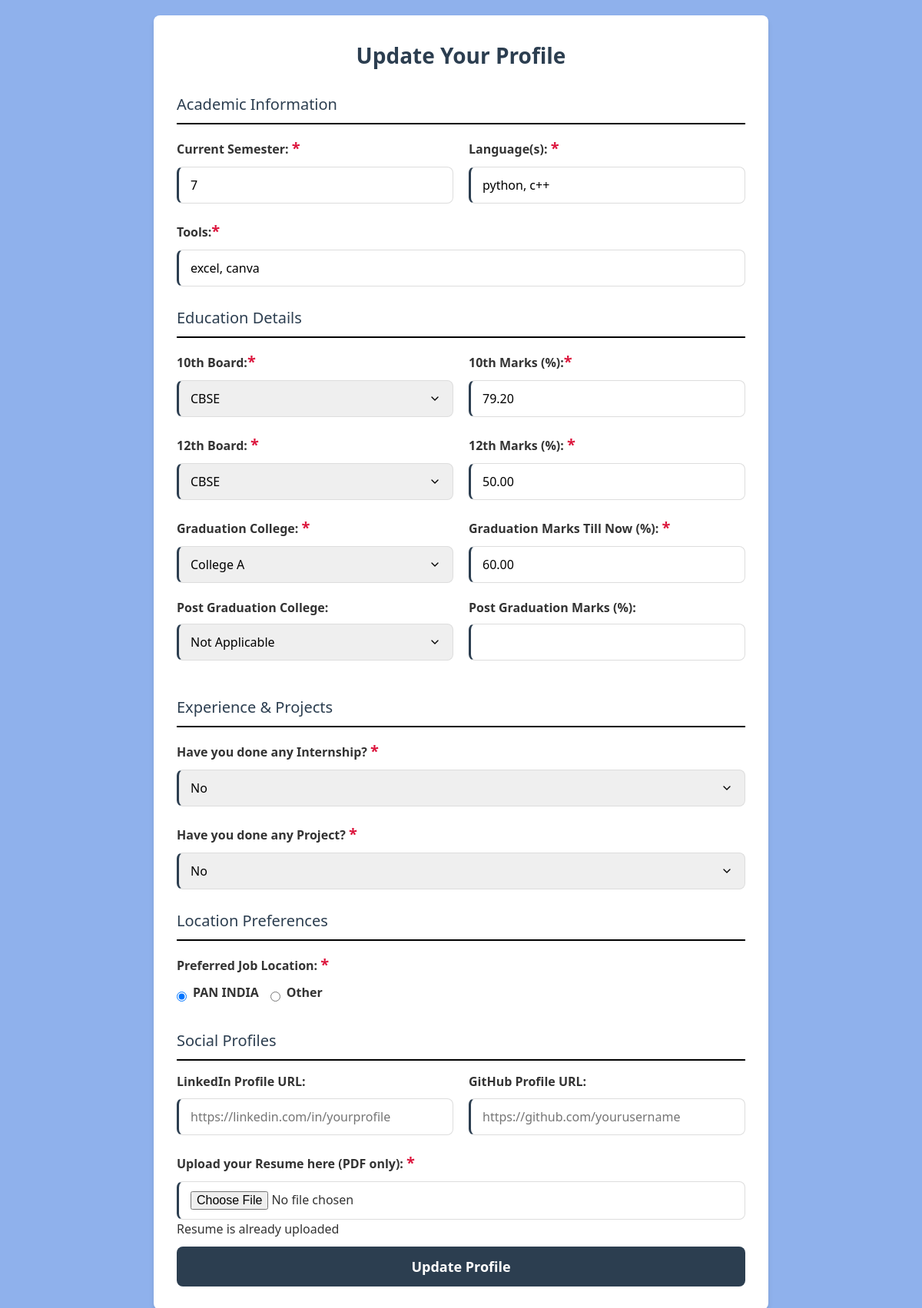
/profile/update/ (signed in), run on the app's committed database.
### placement/models.py (models this page shows, shortened)
class StudentProfile(models.Model):
    jobLocationChoices = [('PAN INDIA','PAN INDIA'),
                      ('Other','Other')
                      ]
    durationChoices = [('45 days','45 days'),
                   ('90 days','90 days'),
                   ('3-6 months','3-6 months'),
                   ('Currently Working','Currently Working')
                   ]
    yesNoChoices = [("yes", "yes"),
                ("no","no")
               ]
    student = models.OneToOneField(Student, on_delete=models.CASCADE)    # student ID
    '''Here we make the primary key of Student table as foreign key in StudentProfile.
        on_delete = models.CASCADE will CASCADE(delete all the related data) when the foreign/primary key
        is deleted'''
    semester = models.PositiveIntegerField()
    language = models.CharField(max_length=100)
    tools = models.CharField(max_length=100)
    board10 = models.CharField(max_length=50)
    board12 = models.CharField(max_length=50)
    marks10 = models.DecimalField(max_digits=5, decimal_places=2)
    marks12 = models.DecimalField(max_digits=5, decimal_places=2)
    graduation_college = models.CharField(max_length=200, blank=True, null=True)
    graduation_marks = models.DecimalField(max_digits=5, decimal_places=2, blank=True, null=True)
    post_graduation_college = models.CharField(max_length=200, blank=True, null=True)
    post_graduation_marks = models.DecimalField(max_digits=5, decimal_places=2, blank=True, null=True)
    internship = models.CharField(max_length=3, choices= yesNoChoices, default="no")
    company = models.CharField(max_length=50, blank=True, null=True)
    duration = models.CharField(max_length=20,choices=durationChoices, blank=True, null=True)
    stipend = models.DecimalField(max_digits=10, decimal_places=2, blank=True, null=True)
    skills_gained = models.CharField(max_length=200, blank=True, null=True)
    project = models.CharField(max_length=3, choices= yesNoChoices, default="no")
    project_details = models.TextField(blank=True, null=True)
    skills_learned = models.TextField(max_length=200, blank=True, null=True)
    job_location = models.CharField(max_length=10, choices=jobLocationChoices, default='PAN INDIA')
    other_location = models.CharField(max_length=50, blank=True, null=True)
    linkedin = models.URLField(max_length=200, blank=True, null=True)
    github = models.URLField(max_length=200, blank=True, null=True)
    resume=models.FileField(upload_to='resumes/')

### placement/views.py (the view, shortened to what this page needs)
# urls.py: path('profile/update/', views.updateProfile, name='updateProfile'),
@student_login_required
def updateProfile(request):
    ID = request.session.get("student_id")  # fetch from session
    if not ID:
        return HttpResponse("No student_id found in session")  # debug message
    try:
        stu = Student.objects.get(sId=ID)   # or .get(id=ID) if using default pk
    except Student.DoesNotExist:
        return HttpResponse("Student not found")
    profile = StudentProfile.objects.filter(student=stu).first()
    return render(request, "profile_update.html", {"info" : profile})

### placement/views.py (called while the page is built)
def student_login_required(view_func):
    @wraps(view_func)
    def wrapper(request, *args, **kwargs):
        if 'student_id' not in request.session:
            return redirect('/login/')   # student login page
        return view_func(request, *args, **kwargs)
    return wrapper

### templates/profile_update.html (shortened to what this page needs)
{% load static %}
<!DOCTYPE html>
<html lang="en">
<head>
    <link rel="stylesheet" href="{% static 'CSS/profile_update.css' %}">
</head>
<body>
    <div class="container">
        <h2>Update Your Profile</h2>
        <form method="POST" action="/profile/update/" enctype="multipart/form-data">
            <div class="section-title">Academic Information</div>
            <div class="form-row">
                <div class="form-group">
                    <label for="sem">Current Semester: <span class="astrik">*</span></label>
                    <input type="number" id="sem" name="sem" min="1" max="8" step="1" value="{{info.semester|default:'' }}" required>
                </div>
                <div class="form-group">
                    <label for="language" title="Programming languages known, use ',' to separate">Language(s): <span class="astrik">*</span></label>
                    <input type="text" id="language" name="language" placeholder="e.g., Java, Python, C++" value="{{info.language|default:'' }}" required>
                </div>
            </div>
            <div class="form-group">
                <label for="tools" title="Use ',' to separate multiple tools">Tools:<span class="astrik">*</span></label>
                <input type="text" id="tools" name="tools" placeholder="e.g., VS Code, Git, Docker" value="{{info.tools|default:'' }}" required>
            </div>
            <div class="section-title">Education Details</div>
            <div class="form-row">
                <div class="form-group">
                    <label for="board10">10th Board:<span class="astrik">*</span></label>
                    <select id="board10" name="board10" required>
                        <option value="CBSE" {% if info.board10 == "CBSE" %}selected{% endif %}>CBSE</option>
                    </select>
                </div>
                <div class="form-group">
                    <label for="marks10">10th Marks (%):<span class="astrik">*</span></label>
                    <input type="text" id="marks10" name="marks10" value="{{info.marks10|default:'' }}" required>
                </div>
            </div>
            <div class="form-row">
                <div class="form-group">
                    <label for="board12">12th Board: <span class="astrik">*</span></label>
                    <select id="board12" name="board12" required>
                        <option value="CBSE" {% if info.board12 == "CBSE" %}selected{% endif %}>CBSE</option>
                    </select>
                </div>
                <div class="form-group">
                    <label for="marks12">12th Marks (%): <span class="astrik">*</span></label>
                    <input type="text" id="marks12" name="marks12" value="{{info.marks12|default:'' }}" required>
                </div>
            </div>
            <div class="form-row">
                <div class="form-group">
                    <label for="graduation">Graduation College: <span class="astrik">*</span></label>
                    <select id="graduation" name="graduation" required>
                        <option value="college A" {% if info.graduation_college == "college A" %}selected{% endif %}>College A</option>
                    </select>
                </div>
                <div class="form-group">
                    <label for="graduationMarks">Graduation Marks Till Now (%): <span class="astrik">*</span></label>
                    <input type="text" id="graduationMarks" name="graduationMarks" value="{{info.graduation_marks|default:'' }}" required>
                </div>
            </div>
            <div class="form-row">
                <div class="form-group">
                    <label for="postGraduation">Post Graduation College:</label>
                    <select id="postGraduation" name="postGraduation">
                        <option value="NA" selected {% if info.post_graduation_college %}selected{% endif %} >Not Applicable</option>
                    </select>
                </div>
                <div class="form-group">
                    <label for="postGraduationMarks">Post Graduation Marks (%):</label>
                    <input type="text" id="postGraduationMarks" name="postGraduationMarks" value="{{info.post_graduation_marks|default:'' }}">
                </div>
            </div>
            <div class="section-title">Experience & Projects</div>
            <div class="form-group">
                <label for="internship">Have you done any Internship? <span class="astrik">*</span></label>
                <select id="internship" name="internship" required>
                    <option value="no" {% if info.internship == "no" %}selected{% endif %}>No</option>
                </select>
            </div>
            <div class="form-group">
                <label for="project">Have you done any Project? <span class="astrik">*</span></label>
                <select id="project" name="project" required>
                    <option value="no" {% if info.project == "no" %}selected{% endif %}>No</option>
                </select>
            </div>
            <div class="section-title">Location Preferences</div>
            <div class="form-group">
                <label>Preferred Job Location: <span class="astrik">*</span></label>
                <div class="radio-group">
                    <div class="radio-option">
                        <input type="radio" id="PANLocation" name="jobLocation" value="PAN INDIA" required
                         {% if info.job_location == "PAN INDIA" %}checked{% endif %} required>
                        <label for="PANLocation">PAN INDIA</label>
                    </div>
                    <div class="radio-option">
                        <input type="radio" id="otherLocation" name="jobLocation" value="Other"
                         {% if info.job_location == "Other" %}checked{% endif %} required>
                        <label for="otherLocation">Other</label>
                    </div>
                </div>
            </div>
            <div class="section-title">Social Profiles</div>
            <div class="form-row">
                <div class="form-group">
                    <label for="linkedin">LinkedIn Profile URL:</label>
                    <input type="url" id="linkedin" name="linkedin" placeholder="https://linkedin.com/in/yourprofile" value="{{info.linkedin|default:''}}">
                </div>
                <div class="form-group">
                    <label for="github">GitHub Profile URL:</label>
                    <input type="url" id="github" name="github" placeholder="https://github.com/yourusername" value="{{info.github|default:''}}">
                </div>
            </div>
            <div>
                <label for="cv">Upload your Resume here (PDF only): <span class="astrik">*</span></label>
                <input type="file" id="cv" name="cv" accept=".pdf">
                {% if info.resume %}
                    <p>Resume is already uploaded</p>
                {% endif %}
            </div>
            <button type="submit">Update Profile</button>
        </form>
    </div>
</body>
</html>

### static/CSS/profile_update.css (style rules this page uses)
:root { --primary-color: #2c3e50; --secondary-color: #2d3843; --accent-color: #e74c3c; --light-color: #f9f9f9; --dark-color: #333; --success-color: #2ecc71; --border-radius: 8px; --box-shadow: 0 4px 6px rgba(0, 0, 0, 0.1); --transition: all 0.3s ease; }
* { margin: 0; padding: 0; box-sizing: border-box; font-family: 'Segoe UI', Tahoma, Geneva, Verdana, sans-serif; }
body { background-color: #8fb1ec; color: var(--dark-color); line-height: 1.6; padding: 20px; }
.container { max-width: 800px; margin: 0 auto; background: white; padding: 30px; border-radius: var(--border-radius); box-shadow: var(--box-shadow); }
h2 { text-align: center; color: var(--primary-color); margin-bottom: 25px; font-size: 28px; }
.form-group { margin-bottom: 20px; }
label { display: block; margin-bottom: 8px; font-weight: 600; color: var(--dark-color); }
input, select, textarea { width: 100%; padding: 12px 15px; border: 1px solid #ddd; border-radius: var(--border-radius); font-size: 16px; transition: var(--transition); }
.radio-group { display: flex; flex-wrap: wrap; gap: 15px; margin-top: 8px; }
.radio-option { display: flex; align-items: center; gap: 8px; }
.radio-option input[type="radio"] { width: auto; }
button { background-color: var(--primary-color); color: white; border: none; padding: 14px 20px; width: 100%; border-radius: var(--border-radius); font-size: 18px; font-weight: 600; cursor: pointer; transition: var(--transition); margin-top: 10px; }
.section-title { font-size: 20px; color: var(--primary-color); margin: 25px 0 15px; padding-bottom: 8px; border-bottom: 2px solid #000000; }
.astrik { color:crimson; font-size: 20px; }
@media (min-width: 768px) { .form-row { display: flex; gap: 20px; } }
@media (min-width: 768px) { .form-row .form-group { flex: 1; } }
input, select, textarea { border-left: 3px solid var(--primary-color); }
select { appearance: none; background-repeat: no-repeat; background-position: right 15px center; background-size: 16px; }

### data on the page
StudentProfile: sem "7", language "python, c++", tools "excel, canva", board10 "CBSE", marks10 "79.20", board12 "CBSE", marks12 "50.00", graduation "College A", graduationMarks "60.00", postGraduation "Not Applicable", internship "No", project "No", job_location "☑ PAN INDIA", job_location "☐ Other"
